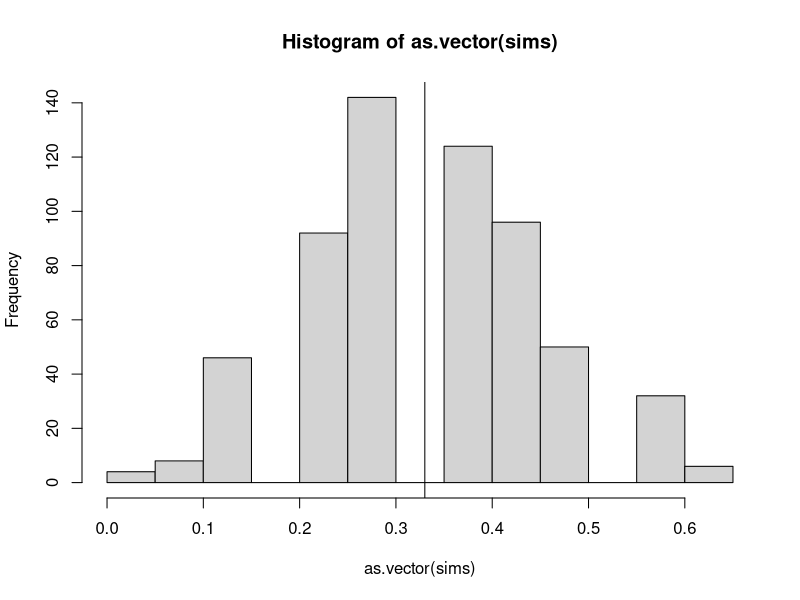

Write R code to recreate this figure.
# NOTE: from deprecated model

# Script written to check if expected relatedness is 1/3 between meiotic products
set.seed(1)

sims <- sapply(1:100, function(i) {

  # Make homologous chromosomes: one from mum, one from dad
  h1 <- rep("m", 14)
  h3 <- rep("d", 14);

  # Make Sister chromatids (S-phase of interphase)
  h2 <- h1
  h4 <- h3

  # On average we expect one cross over per sister chromatid
  # Sample occurrence before some marker of interest
  crossed_over <- sample(c(T,F), 14, replace=T)
  h2[crossed_over] <- "d"
  h4[crossed_over] <- "m"

  # Align
  tetra <- cbind(h1,h2,h3,h4)

  # Independent orientation
  tetra_p <- t(apply(tetra, 1, function(x) return(x[sample(4,4)])))

  # Compute relatedness between each pair of haploid products
  all_hpairs <- gtools::combinations(4,2)
  rs <- apply(all_hpairs, 1, function(pair) {
    mean(tetra_p[,pair[1]] == tetra_p[,pair[2]])})

  return(rs)
})

hist(as.vector(sims))
abline(v = 0.33)
